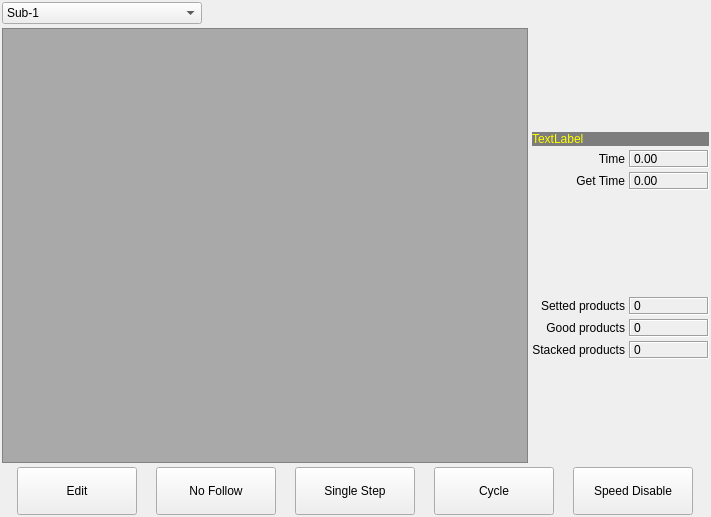
<?xml version="1.0" encoding="UTF-8"?>
<ui version="4.0">
 <class>ICHCProgramMonitorFrame</class>
 <widget class="QFrame" name="ICHCProgramMonitorFrame">
  <property name="geometry">
   <rect>
    <x>0</x>
    <y>0</y>
    <width>711</width>
    <height>517</height>
   </rect>
  </property>
  <property name="windowTitle">
   <string>Frame</string>
  </property>
  <property name="styleSheet">
   <string notr="true">QMessageBox QAbstractButton
{
    min-width: 90px;
	min-height:30px;
}
</string>
  </property>
  <property name="frameShape">
   <enum>QFrame::NoFrame</enum>
  </property>
  <property name="frameShadow">
   <enum>QFrame::Plain</enum>
  </property>
  <layout class="QVBoxLayout" name="verticalLayout">
   <property name="spacing">
    <number>4</number>
   </property>
   <property name="leftMargin">
    <number>2</number>
   </property>
   <property name="topMargin">
    <number>2</number>
   </property>
   <property name="rightMargin">
    <number>2</number>
   </property>
   <property name="bottomMargin">
    <number>2</number>
   </property>
   <item>
    <widget class="ICComboBox" name="programSelector">
     <property name="maximumSize">
      <size>
       <width>200</width>
       <height>16777215</height>
      </size>
     </property>
     <item>
      <property name="text">
       <string>Sub-1</string>
      </property>
     </item>
     <item>
      <property name="text">
       <string>Sub-2</string>
      </property>
     </item>
     <item>
      <property name="text">
       <string>Sub-3</string>
      </property>
     </item>
     <item>
      <property name="text">
       <string>Sub-4</string>
      </property>
     </item>
     <item>
      <property name="text">
       <string>Sub-5</string>
      </property>
     </item>
     <item>
      <property name="text">
       <string>Sub-6</string>
      </property>
     </item>
     <item>
      <property name="text">
       <string>Sub-7</string>
      </property>
     </item>
     <item>
      <property name="text">
       <string>Sub-8</string>
      </property>
     </item>
     <item>
      <property name="text">
       <string>Main</string>
      </property>
     </item>
    </widget>
   </item>
   <item>
    <layout class="QHBoxLayout" name="horizontalLayout">
     <item>
      <widget class="ICListWidget" name="moldContentListWidget">
       <property name="minimumSize">
        <size>
         <width>300</width>
         <height>0</height>
        </size>
       </property>
       <property name="styleSheet">
        <string notr="true">QListView{
background-color: darkgray;
}
QListView::item{
padding:5px;
}</string>
       </property>
       <property name="editTriggers">
        <set>QAbstractItemView::NoEditTriggers</set>
       </property>
       <property name="showDropIndicator" stdset="0">
        <bool>false</bool>
       </property>
       <property name="alternatingRowColors">
        <bool>true</bool>
       </property>
       <property name="selectionMode">
        <enum>QAbstractItemView::ExtendedSelection</enum>
       </property>
       <property name="selectionBehavior">
        <enum>QAbstractItemView::SelectRows</enum>
       </property>
       <property name="spacing">
        <number>1</number>
       </property>
      </widget>
     </item>
     <item>
      <layout class="QGridLayout" name="gridLayout">
       <item row="5" column="1">
        <widget class="QLabel" name="settedProductsLabel">
         <property name="minimumSize">
          <size>
           <width>80</width>
           <height>0</height>
          </size>
         </property>
         <property name="frameShape">
          <enum>QFrame::Box</enum>
         </property>
         <property name="frameShadow">
          <enum>QFrame::Sunken</enum>
         </property>
         <property name="text">
          <string>0</string>
         </property>
        </widget>
       </item>
       <item row="6" column="0">
        <widget class="QLabel" name="label_6">
         <property name="text">
          <string>Good products</string>
         </property>
         <property name="alignment">
          <set>Qt::AlignRight|Qt::AlignTrailing|Qt::AlignVCenter</set>
         </property>
        </widget>
       </item>
       <item row="5" column="0">
        <widget class="QLabel" name="label_3">
         <property name="text">
          <string>Setted products</string>
         </property>
         <property name="alignment">
          <set>Qt::AlignRight|Qt::AlignTrailing|Qt::AlignVCenter</set>
         </property>
        </widget>
       </item>
       <item row="2" column="1">
        <widget class="QLabel" name="timeLabel">
         <property name="minimumSize">
          <size>
           <width>80</width>
           <height>0</height>
          </size>
         </property>
         <property name="frameShape">
          <enum>QFrame::Box</enum>
         </property>
         <property name="frameShadow">
          <enum>QFrame::Sunken</enum>
         </property>
         <property name="text">
          <string>0.00</string>
         </property>
        </widget>
       </item>
       <item row="0" column="0">
        <spacer name="verticalSpacer">
         <property name="orientation">
          <enum>Qt::Vertical</enum>
         </property>
         <property name="sizeHint" stdset="0">
          <size>
           <width>20</width>
           <height>40</height>
          </size>
         </property>
        </spacer>
       </item>
       <item row="6" column="1">
        <widget class="QLabel" name="goodProducts">
         <property name="minimumSize">
          <size>
           <width>80</width>
           <height>0</height>
          </size>
         </property>
         <property name="frameShape">
          <enum>QFrame::Box</enum>
         </property>
         <property name="frameShadow">
          <enum>QFrame::Sunken</enum>
         </property>
         <property name="text">
          <string>0</string>
         </property>
        </widget>
       </item>
       <item row="7" column="0">
        <widget class="QLabel" name="label_8">
         <property name="text">
          <string>Stacked products</string>
         </property>
         <property name="alignment">
          <set>Qt::AlignRight|Qt::AlignTrailing|Qt::AlignVCenter</set>
         </property>
        </widget>
       </item>
       <item row="1" column="0" colspan="2">
        <widget class="QLabel" name="infoLabel">
         <property name="styleSheet">
          <string notr="true">background-color: rgb(125, 125, 125);
color: rgb(255, 255, 0);</string>
         </property>
         <property name="text">
          <string>TextLabel</string>
         </property>
        </widget>
       </item>
       <item row="3" column="0">
        <widget class="QLabel" name="label_4">
         <property name="text">
          <string>Get Time</string>
         </property>
         <property name="alignment">
          <set>Qt::AlignRight|Qt::AlignTrailing|Qt::AlignVCenter</set>
         </property>
        </widget>
       </item>
       <item row="3" column="1">
        <widget class="QLabel" name="getTime">
         <property name="minimumSize">
          <size>
           <width>80</width>
           <height>0</height>
          </size>
         </property>
         <property name="frameShape">
          <enum>QFrame::Box</enum>
         </property>
         <property name="frameShadow">
          <enum>QFrame::Sunken</enum>
         </property>
         <property name="text">
          <string>0.00</string>
         </property>
        </widget>
       </item>
       <item row="4" column="1">
        <spacer name="verticalSpacer_2">
         <property name="orientation">
          <enum>Qt::Vertical</enum>
         </property>
         <property name="sizeHint" stdset="0">
          <size>
           <width>20</width>
           <height>40</height>
          </size>
         </property>
        </spacer>
       </item>
       <item row="2" column="0">
        <widget class="QLabel" name="label_2">
         <property name="text">
          <string>Time</string>
         </property>
         <property name="alignment">
          <set>Qt::AlignRight|Qt::AlignTrailing|Qt::AlignVCenter</set>
         </property>
        </widget>
       </item>
       <item row="7" column="1">
        <widget class="QLabel" name="stackedProducts">
         <property name="minimumSize">
          <size>
           <width>80</width>
           <height>0</height>
          </size>
         </property>
         <property name="frameShape">
          <enum>QFrame::Box</enum>
         </property>
         <property name="frameShadow">
          <enum>QFrame::Sunken</enum>
         </property>
         <property name="text">
          <string>0</string>
         </property>
        </widget>
       </item>
       <item row="8" column="0">
        <spacer name="verticalSpacer_3">
         <property name="orientation">
          <enum>Qt::Vertical</enum>
         </property>
         <property name="sizeHint" stdset="0">
          <size>
           <width>20</width>
           <height>40</height>
          </size>
         </property>
        </spacer>
       </item>
      </layout>
     </item>
    </layout>
   </item>
   <item>
    <layout class="QHBoxLayout" name="horizontalLayout_2">
     <item>
      <widget class="QToolButton" name="editToolButton">
       <property name="sizePolicy">
        <sizepolicy hsizetype="Fixed" vsizetype="Fixed">
         <horstretch>0</horstretch>
         <verstretch>0</verstretch>
        </sizepolicy>
       </property>
       <property name="minimumSize">
        <size>
         <width>120</width>
         <height>48</height>
        </size>
       </property>
       <property name="maximumSize">
        <size>
         <width>120</width>
         <height>48</height>
        </size>
       </property>
       <property name="text">
        <string>Edit</string>
       </property>
       <property name="icon">
        <iconset resource="../resource.qrc">
         <normaloff>:/resource/modify.png</normaloff>:/resource/modify.png</iconset>
       </property>
       <property name="iconSize">
        <size>
         <width>32</width>
         <height>32</height>
        </size>
       </property>
       <property name="toolButtonStyle">
        <enum>Qt::ToolButtonTextBesideIcon</enum>
       </property>
      </widget>
     </item>
     <item>
      <widget class="QToolButton" name="followToolButton">
       <property name="sizePolicy">
        <sizepolicy hsizetype="Fixed" vsizetype="Fixed">
         <horstretch>0</horstretch>
         <verstretch>0</verstretch>
        </sizepolicy>
       </property>
       <property name="minimumSize">
        <size>
         <width>120</width>
         <height>48</height>
        </size>
       </property>
       <property name="maximumSize">
        <size>
         <width>120</width>
         <height>48</height>
        </size>
       </property>
       <property name="text">
        <string>No Follow</string>
       </property>
       <property name="icon">
        <iconset resource="../resource.qrc">
         <normaloff>:/resource/stop.png</normaloff>:/resource/stop.png</iconset>
       </property>
       <property name="iconSize">
        <size>
         <width>32</width>
         <height>32</height>
        </size>
       </property>
       <property name="toolButtonStyle">
        <enum>Qt::ToolButtonTextBesideIcon</enum>
       </property>
      </widget>
     </item>
     <item>
      <widget class="QToolButton" name="singleStepButton">
       <property name="minimumSize">
        <size>
         <width>120</width>
         <height>48</height>
        </size>
       </property>
       <property name="maximumSize">
        <size>
         <width>120</width>
         <height>48</height>
        </size>
       </property>
       <property name="text">
        <string>Single Step</string>
       </property>
       <property name="icon">
        <iconset resource="../resource.qrc">
         <normaloff>:/resource/stepInto.png</normaloff>:/resource/stepInto.png</iconset>
       </property>
       <property name="iconSize">
        <size>
         <width>32</width>
         <height>32</height>
        </size>
       </property>
       <property name="toolButtonStyle">
        <enum>Qt::ToolButtonTextBesideIcon</enum>
       </property>
      </widget>
     </item>
     <item>
      <widget class="QToolButton" name="cycle">
       <property name="minimumSize">
        <size>
         <width>120</width>
         <height>48</height>
        </size>
       </property>
       <property name="maximumSize">
        <size>
         <width>120</width>
         <height>48</height>
        </size>
       </property>
       <property name="text">
        <string>Cycle</string>
       </property>
       <property name="icon">
        <iconset resource="../resource.qrc">
         <normaloff>:/resource/stepInto.png</normaloff>:/resource/stepInto.png</iconset>
       </property>
       <property name="iconSize">
        <size>
         <width>32</width>
         <height>32</height>
        </size>
       </property>
       <property name="toolButtonStyle">
        <enum>Qt::ToolButtonTextBesideIcon</enum>
       </property>
      </widget>
     </item>
     <item>
      <widget class="QToolButton" name="speedEnableButton">
       <property name="minimumSize">
        <size>
         <width>120</width>
         <height>48</height>
        </size>
       </property>
       <property name="maximumSize">
        <size>
         <width>120</width>
         <height>48</height>
        </size>
       </property>
       <property name="text">
        <string>Speed Disable</string>
       </property>
       <property name="icon">
        <iconset resource="../resource.qrc">
         <normaloff>:/resource/switch_off.png</normaloff>:/resource/switch_off.png</iconset>
       </property>
       <property name="iconSize">
        <size>
         <width>32</width>
         <height>32</height>
        </size>
       </property>
       <property name="toolButtonStyle">
        <enum>Qt::ToolButtonTextBesideIcon</enum>
       </property>
      </widget>
     </item>
    </layout>
   </item>
  </layout>
 </widget>
 <customwidgets>
  <customwidget>
   <class>ICComboBox</class>
   <extends>QComboBox</extends>
   <header>iccombobox.h</header>
  </customwidget>
  <customwidget>
   <class>ICListWidget</class>
   <extends>QListWidget</extends>
   <header>iclistwidget.h</header>
  </customwidget>
 </customwidgets>
 <resources>
  <include location="../resource.qrc"/>
  <include location="../resource.qrc"/>
  <include location="../resource.qrc"/>
  <include location="../resource.qrc"/>
  <include location="../resource.qrc"/>
 </resources>
 <connections/>
</ui>
